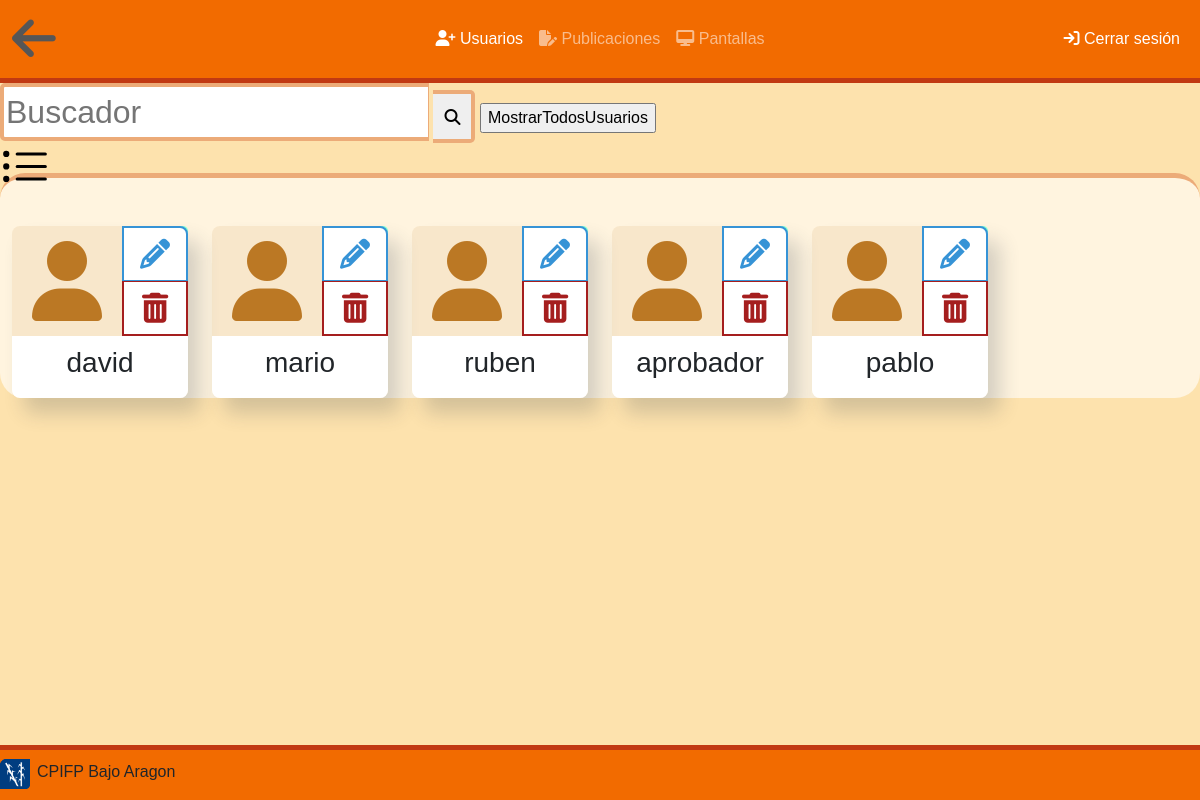
The app's page /MidgardStructure/Midgard_Final/listaUsers.php with its own data.
### tables this page shows
CREATE TABLE `USUARIO` (
  `username` varchar(50) NOT NULL,
  `clave` varchar(100) NOT NULL,
  `nombre` varchar(100) NOT NULL,
  `email` varchar(200) NOT NULL,
  `dni` varchar(11) DEFAULT NULL,
  `inactivo` tinyint(1) NOT NULL,
  `id_rol` int DEFAULT NULL
);

### MidgardStructure/Midgard_Final/listaUsers.php (the view, shortened to what this page needs)
<?php include_once "php/base.php";  permisosListas(); $con = conexion();?>
<!DOCTYPE html>
<html lang="en">
<head>
    <link rel="stylesheet" href="https://cdnjs.cloudflare.com/ajax/libs/font-awesome/6.2.0/css/all.min.css">
    <link href="https://cdn.jsdelivr.net/npm/bootstrap@5.0.2/dist/css/bootstrap.min.css" rel="stylesheet">
    <link rel="stylesheet" href="css/indexStyle.css">
    <link rel="stylesheet" href="css/simplefooter.css">
</head>
<body>
    <nav id="menu" class="navbar navbar-expand-lg navbar-dark">
        <div class="container-fluid ">
            <a class="navbar-brand" href="inicio">
                <i class="fas fa-arrow-left" style="color:#565656; font-size: 50px;"></i>
            </a>
            <div class="collapse navbar-collapse" id="navbarNav">
            <ul id="menu2" class="navbar-nav">
                <li class="nav-item">
                    <a class="nav-link active" aria-current="page" href="usuarios">
                        <i class="fa fa-user-plus" aria-hidden="true"></i>
                        Usuarios
                    </a>
                </li>
                <li class="nav-item">
                    <a class="nav-link" aria-current="page" href="publicaciones">
                        <i class="fa-solid fa-file-pen"></i>
                        Publicaciones
                    </a>
                </li>
                <li class="nav-item">
                    <a class="nav-link" aria-current="page" href="pantallas">
                        <i class="fa-solid fa-desktop"></i>
                        Pantallas
                    </a>
                </li>
            </ul>
            <ul class="navbar-nav ms-auto">
                <li class="nav-item">
                    <a class="nav-link active" aria-current="page" href="cerrar.php">
                        <i class="fa fa-sign-in" aria-hidden="true"></i>
                        Cerrar sesión
                    </a>
                </li>
            </ul>
            </div>
        </div>
    </nav>
    <form action="listaUsers.php" method="get">
        <input type="text" id="palabra" name="palabra" placeholder="Buscador">
        <button type="submit" name="search" id="search" title="Buscar"><i class="fas fa-search"></i></button>
        <input type="submit" name="todas" id="todas" value="MostrarTodosUsuarios" />
    </form>
    <img src="img/webImage/list-ul.svg" width="50px" onclick="cambiarContenido(listaIconos, listaTabla)">
    <section id="listas"  class="container-fluid">
        <div class="row" style="display:" id="listaIconos">
            <?php
                $consulta="SELECT username FROM USUARIO";
                $stm = $con->query($consulta);
                $resultado = $stm->fetch();
                if ($resultado == "") {
                }else{
                    while ($resultado) :
                        ?>
                        <div class="mt-5 col-xl-2 col-lg-3 col-md-4 col-sm-6 col-6">
                            <div class="elemento">
                                <div class="lateral">
                                    <a href="#" title="Datos" data-bs-toggle="modal" data-bs-target="#modalUsuario">
                                        <div id="<?php echo $resultado["username"];?>" class="face" onclick="ajaxUser(this);">
                                            <i class="fa fa-user"></i>
                                        </div>
                                    </a>
                                    <div class="botones">
                                        <button class="boton red onRed" title="Eliminar" name="<?php echo $resultado["username"];?>" onclick="getIdUser(this);" data-bs-toggle="modal" data-bs-target="#deleteUser">
                                            <i class="fa-solid fa-trash-can"></i>
                                        </button>
                                        <button class="boton blue onBlue" title="Editar" name="<?php echo $resultado["username"];?>" onclick="ajaxUserEdit(this);" data-bs-toggle="modal" data-bs-target="#usuario">
                                            <i class="fa-solid fa-pencil"></i>
                                        </button>
                                    </div>
                                </div>
                                <div class="nombre">
                                    <h3><?php echo $resultado["username"];?></h3>
                                </div>
                            </div>
                        </div>
                        <?php
                            $resultado = $stm->fetch();
                            endwhile;
                }
            ?>
        </div>
    </section>
<?php include ('footer.php'); ?>

### MidgardStructure/Midgard_Final/css/indexStyle.css (style rules this page uses)
html { height: 100%; box-sizing: border-box; }
body { text-align: left; background-color: #fde2ad; position: relative; min-height: 100%; padding-bottom: 6.74rem; box-sizing: inherit; font-family: 'Montserrat', sans-serif; }
.navbar-center { position: absolute; left: 50%; transform: translatex(-50%); }
#menu { background-color: #f26b00; border-bottom: 5px solid #c13912; }
#palabra { z-index: 99; border-top: 4px solid #ECAB78; border-bottom: 4px solid #ECAB78; border-left: 4px solid #ECAB78; border-right: 1px solid #ECAB78; border-top-left-radius: 5px; border-bottom-left-radius: 5px; font-size: xx-large; }
#search { z-index: 99; border-top: 4px solid #ECAB78; border-bottom: 4px solid #ECAB78; border-left: none; border-right: 4px solid #ECAB78; border-top-right-radius: 5px; border-bottom-right-radius: 5px; padding: 12px 11px 9px 11px; }
#listas { margin-top: -20px; padding-top: -20px; border-top: 5px solid #ecab78; border-radius: 25px; background-color: #fff4df; }
.elemento { border-radius: 8px; box-shadow: 12px 15px 20px 0px rgba(46,61,73,0.2); transition: all 0.3s ease; }
.face { background-color: rgba(187, 120, 36, 0.1); padding: 15px 20px; border-top-left-radius: 8px; }
.face i { color:#bb7824; font-size: 80px; }
.lateral { display: flex; flex-direction: row; }
.botones { display: flex; flex-direction: column-reverse; background-color: aquamarine; border-top-right-radius: 5px; width: 100%; }
.boton { font-size: 30px; height: 50%; text-align: center; text-decoration: none; display: inline-block; transition-duration: 0.5s; cursor: pointer; }
.red { background-color: white; color:#a51e1e; border: 2px solid #a51e1e; border-top: 1px solid #a51e1e; }
.blue { color:#3693d6; background-color: white; border: 2px solid #3693d6; border-bottom: 1px solid #3693d6; border-top-right-radius: 8px; }
.nombre { background-color: #fff; padding: 10px 0px; width: 100%; text-align: center; border-bottom-left-radius: 8px; border-bottom-right-radius: 8px; }

### records on screen
usuario: username "david"
usuario: username "mario"
usuario: username "ruben"
usuario: username "aprobador"
usuario: username "pablo"
